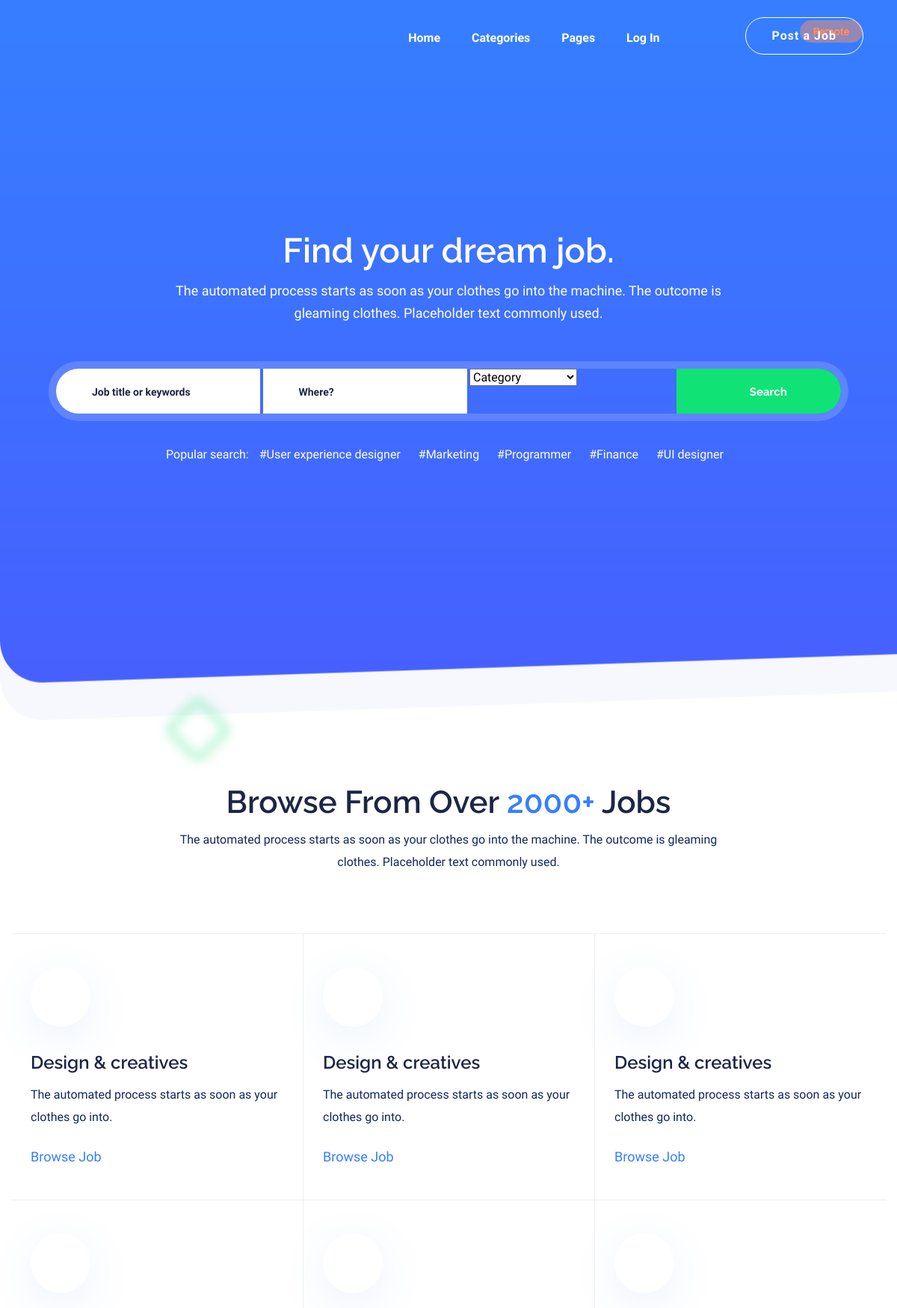
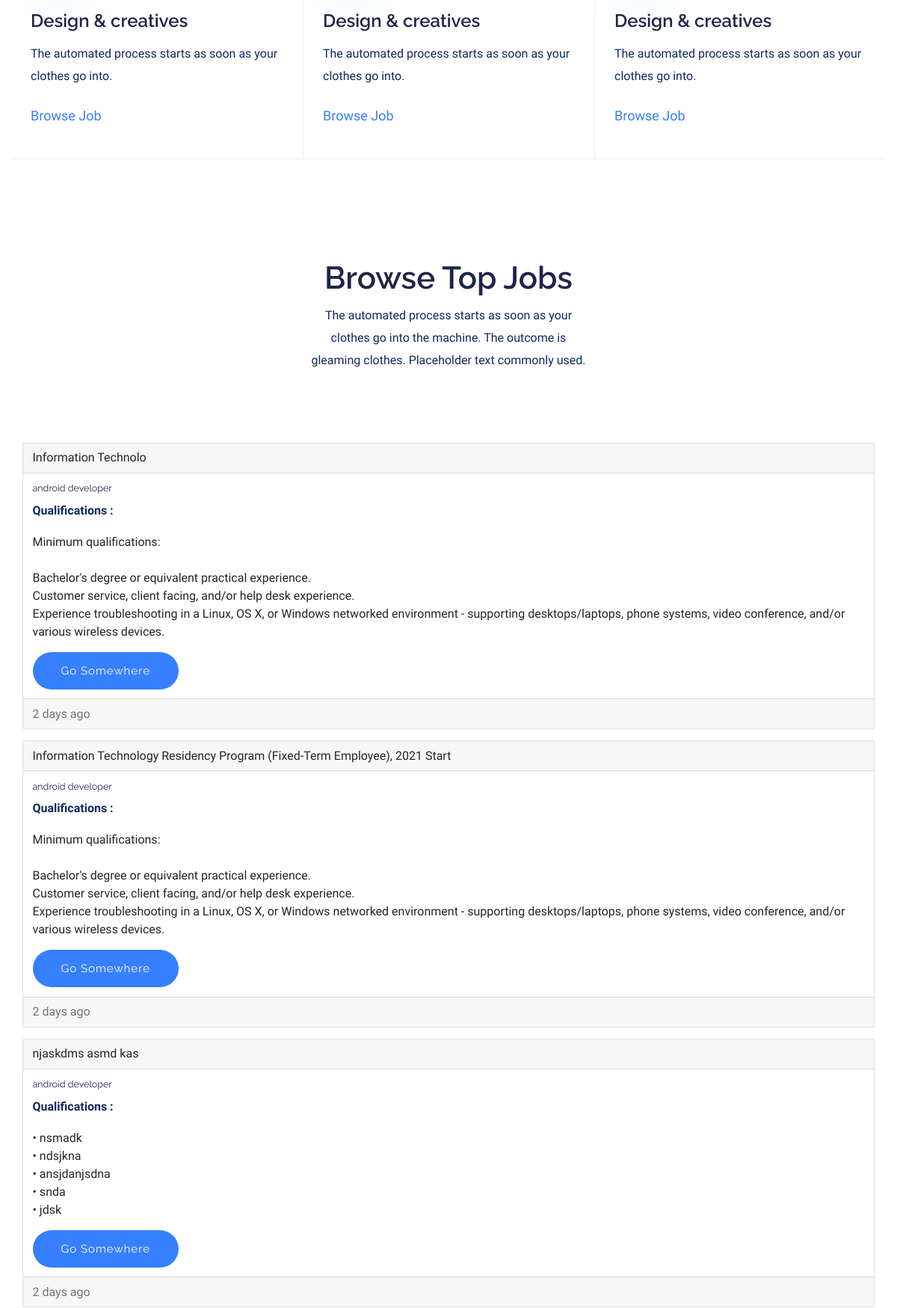
The page / (upper part) on the database its author committed (2 pictures, top to bottom).
### tables this page shows
CREATE TABLE `job_post` (
  `id` int(11) NOT NULL,
  `job_title` text NOT NULL,
  `min_qualifications` text NOT NULL,
  `responsibilities` text NOT NULL,
  `about_job` text NOT NULL
);

### index.php (the view, shortened to what this page needs)
<?php
$servername = "localhost";
$username = "root";
$password = "";
$dbname = "skyshop";
$conn = new mysqli($servername, $username, $password, $dbname);
$sql = "SELECT * FROM `job_post`";
$retval = mysqli_query($conn, $sql);
?>
<!doctype html>
<html class="no-js" lang="zxx">
<head>
    <link rel="stylesheet" href="assets/css/bootstrap.min.css">
    <link rel="stylesheet" href="assets/css/owl.carousel.min.css">
    <link rel="stylesheet" href="assets/css/slicknav.css">
    <link rel="stylesheet" href="assets/css/flaticon.css">
    <link rel="stylesheet" href="assets/css/progressbar_barfiller.css">
    <link rel="stylesheet" href="assets/css/gijgo.css">
    <link rel="stylesheet" href="assets/css/animate.min.css">
    <link rel="stylesheet" href="assets/css/animated-headline.css">
    <link rel="stylesheet" href="assets/css/magnific-popup.css">
    <link rel="stylesheet" href="assets/css/fontawesome-all.min.css">
    <link rel="stylesheet" href="assets/css/themify-icons.css">
    <link rel="stylesheet" href="assets/css/slick.css">
    <link rel="stylesheet" href="assets/css/nice-select.css">
    <link rel="stylesheet" href="assets/css/style.css">
</head>
<body>
    <header>
        <div class="header-area header-transparent">
            <div class="main-header ">
                <div class="header-bottom  header-sticky">
                    <div class="container-fluid">
                        <div class="row align-items-center">
                            <div class="col-xl-2 col-lg-2">
                                <div class="logo">
                                </div>
                            </div>
                            <div class="col-xl-10 col-lg-10">
                                <div class="menu-wrapper  d-flex align-items-center justify-content-end">
                                    <div class="main-menu d-none d-lg-block">
                                        <nav>
                                            <ul id="navigation">
                                                <li><a href="index.html">Home</a></li>
                                                <li><a href="categori.html">Categories</a></li>
                                                <li><a href="#">Pages</a>
                                                </li>
                                                <li><a href="login.html">Log in</a></li>
                                            </ul>
                                        </nav>
                                    </div>
                                    <div class="header-right-btn d-none d-lg-block ml-65">
                                        <a href="contact.html" class="border-btn">Post a Job</a>
                                    </div>
                                </div>
                            </div>
                            <div class="col-12">
                            </div>
                        </div>
                    </div>
                </div>
            </div>
        </div>
    </header>
    <main>
        <div class="slider-area">
            <div class="single-slider slider-height d-flex align-items-center">
                <div class=" container">
                    <div class="row justify-content-center">
                        <div class="col-xl-8 col-lg-9">
                            <div class="hero__caption">
                                <h1>Find your dream job.</h1>
                                <p>The automated process starts as soon as your clothes go into the machine. The outcome
                                    is gleaming clothes. Placeholder text commonly used.</p>
                            </div>
                        </div>
                        <div class="col-xl-11 col-lg-12">
                            <form action="#" class="search-box">
                                <div class="input-form">
                                    <input type="text" name="keywords" placeholder="Job title or keywords">
                                    <div class="icon">
                                        <i class="fas fa-pencil-alt"></i>
                                    </div>
                                </div>
                                <div class="input-form2">
                                    <input type="text" name="state" placeholder="Where?">
                                    <div class="icon">
                                        <i class="fas fa-map-marker-alt"></i>
                                    </div>
                                </div>
                                <div class="select-form">
                                    <div class="select-itms">
                                        <select name="select" id="select1">
                                            <option value="">Category</option>
                                        </select>
                                    </div>
                                </div>
                                <div class="search-form">
                                    <a href="#"><i class="fas fa-search"></i> Search</a>
                                </div>
                            </form>
                        </div>
                        <div class="col-lg-12">
                            <div class="popular-search text-center pt-30">
                                <ul>
                                    <li>
                                        <p>Popular search:</p>
                                    </li>
                                    <li><a href="#">#User experience designer</a></li>
                                    <li><a href="#">#Marketing</a></li>
                                    <li><a href="#">#Programmer</a></li>
                                    <li><a href="#">#Finance</a></li>
                                    <li><a href="#">#UI designer</a></li>
                                </ul>
                            </div>
                        </div>
                    </div>
                </div>
            </div>
        </div>
        <section class="our-services  section-padding40 pt-0">
            <div class="container">
                <div class="row justify-content-center">
                    <div class="col-xl-8 col-lg-8">
                        <div class="section-tittle text-center mb-80">
                            <h2>Browse from over <span style="color:#367FFF ;"> 2000+</span> jobs</h2>
                            <p>The automated process starts as soon as your clothes go into the machine. The outcome is
                                gleaming clothes. Placeholder text commonly used.</p>
                        </div>
                    </div>
                </div>
                <div class="row no-gutters">
                    <div class=" col-lg-4 col-md-6 col-sm-6">
                        <div class="single-services">
                            <div class="services-ion">
                            </div>
                            <div class="services-cap">
                                <h5><a href="#">Design & creatives</a></h5>
                                <p>The automated process starts as soon as your clothes go into.</p>
                                <a href="#" class="more-btn">Browse Job</a>
                            </div>
                        </div>
                    </div>
                    <div class=" col-lg-4 col-md-6 col-sm-6">
                        <div class="single-services">
                            <div class="services-ion">
                            </div>
                            <div class="services-cap">
                                <h5><a href="#">Design & creatives</a></h5>
                                <p>The automated process starts as soon as your clothes go into.</p>
                                <a href="#" class="more-btn">Browse Job</a>
                            </div>
                        </div>
                    </div>
                    <div class=" col-lg-4 col-md-6 col-sm-6">
                        <div class="single-services">
                            <div class="services-ion">
                            </div>
                            <div class="services-cap">
                                <h5><a href="#">Design & creatives</a></h5>
                                <p>The automated process starts as soon as your clothes go into.</p>
                                <a href="#" class="more-btn">Browse Job</a>
                            </div>
                        </div>
                    </div>
                    <div class=" col-lg-4 col-md-6 col-sm-6">
                        <div class="single-services">
                            <div class="services-ion">
                            </div>
                            <div class="services-cap">
                                <h5><a href="#">Design & creatives</a></h5>
                                <p>The automated process starts as soon as your clothes go into.</p>
                                <a href="#" class="more-btn">Browse Job</a>
                            </div>
                        </div>
                    </div>
                    <div class=" col-lg-4 col-md-6 col-sm-6">
                        <div class="single-services">
                            <div class="services-ion">
                            </div>
                            <div class="services-cap">
                                <h5><a href="#">Design & creatives</a></h5>
                                <p>The automated process starts as soon as your clothes go into.</p>
                                <a href="#" class="more-btn">Browse Job</a>
                            </div>
                        </div>
                    </div>
                    <div class=" col-lg-4 col-md-6 col-sm-6">
                        <div class="single-services">
                            <div class="services-ion">
                            </div>
                            <div class="services-cap">
                                <h5><a href="#">Design & creatives</a></h5>
                                <p>The automated process starts as soon as your clothes go into.</p>
                                <a href="#" class="more-btn">Browse Job</a>
                            </div>
                        </div>
                    </div>
                </div>
            </div>
        </section>
        <section class="top-jobs  section-padding40 fix pt-0">
            <div class="container-fluid p-0">
                <div class="row justify-content-center">
                    <div class="col-xl-4 col-lg-7 col-md-9">
                        <div class="section-tittle text-center mb-80">
                            <h2>Browse top jobs</h2>
                            <p>The automated process starts as soon as your clothes go into the machine. The outcome is
                                gleaming clothes. Placeholder text commonly used.</p>
                        </div>
                    </div>
                </div>
                <div class="container mb-4 pb-4">
<?php
while($row = mysqli_fetch_assoc($retval)) {
                    echo'<div class="card m-4">
                        <div class="card-header">
                        ' .$row["job_title"].'
                        </div>
                        <div class="card-body">
                            <h5 class="card-title">android developer</h5>
                            <p class="card-text"><strong>Qualifications :</strong>
                            </p>
                            '. str_replace("\n", "<br>",$row["min_qualifications"]).'
                            <br>
                            <a href="job-details.php?jid='.$row["id"].'" class="btn btn-primary mt-4">Go somewhere</a>
                        </div>
                        <div class="card-footer text-muted">
                            2 days ago
                        </div>
                    </div>';
}
                    ?>
                </div>
                <div class="top-job-slider">
                    <div class="single-top-jobs">
                        <div class="stickers">
                            <span>Remote</span>
                        </div>
                    </div>
                    <div class="single-top-jobs">
                        <div class="stickers">
                            <span>Remote</span>
                        </div>
                    </div>
                    <div class="single-top-jobs">
                        <div class="stickers">
                            <span>Remote</span>
                        </div>
                    </div>
                    <div class="single-top-jobs">
                        <div class="stickers">
                            <span>Remote</span>
                        </div>
                    </div>
                    <div class="single-top-jobs">
                        <div class="stickers">
                            <span>Remote</span>
                        </div>
                    </div>
                    <div class="single-top-jobs">
                        <div class="stickers">
                            <span>Remote</span>
                        </div>
                    </div>
                </div>
            </div>
        </section>
    </main>
</body>
</html>

### rows shown on the page
job_post: job_title "Information Technolo", min_qualifications "Minimum qualifications: Bachelor's degree or equivalent practical experience. Customer service, client facing, and/or help desk experience. Experience troubleshooting in a Linux, OS X, or Windows networked environment - supporting desktops/laptops, phone systems, video conference, and/or various wireless devices."
job_post: job_title "Information Technology Residency Program (Fixed-Term Employee), 2021 Start", min_qualifications "Minimum qualifications: Bachelor's degree or equivalent practical experience. Customer service, client facing, and/or help desk experience. Experience troubleshooting in a Linux, OS X, or Windows networked environment - supporting desktops/laptops, phone systems, video conference, and/or various wireless devices."
job_post: job_title "njaskdms asmd kas", min_qualifications "• nsmadk • ndsjkna • ansjdanjsdna • snda • jdsk"
